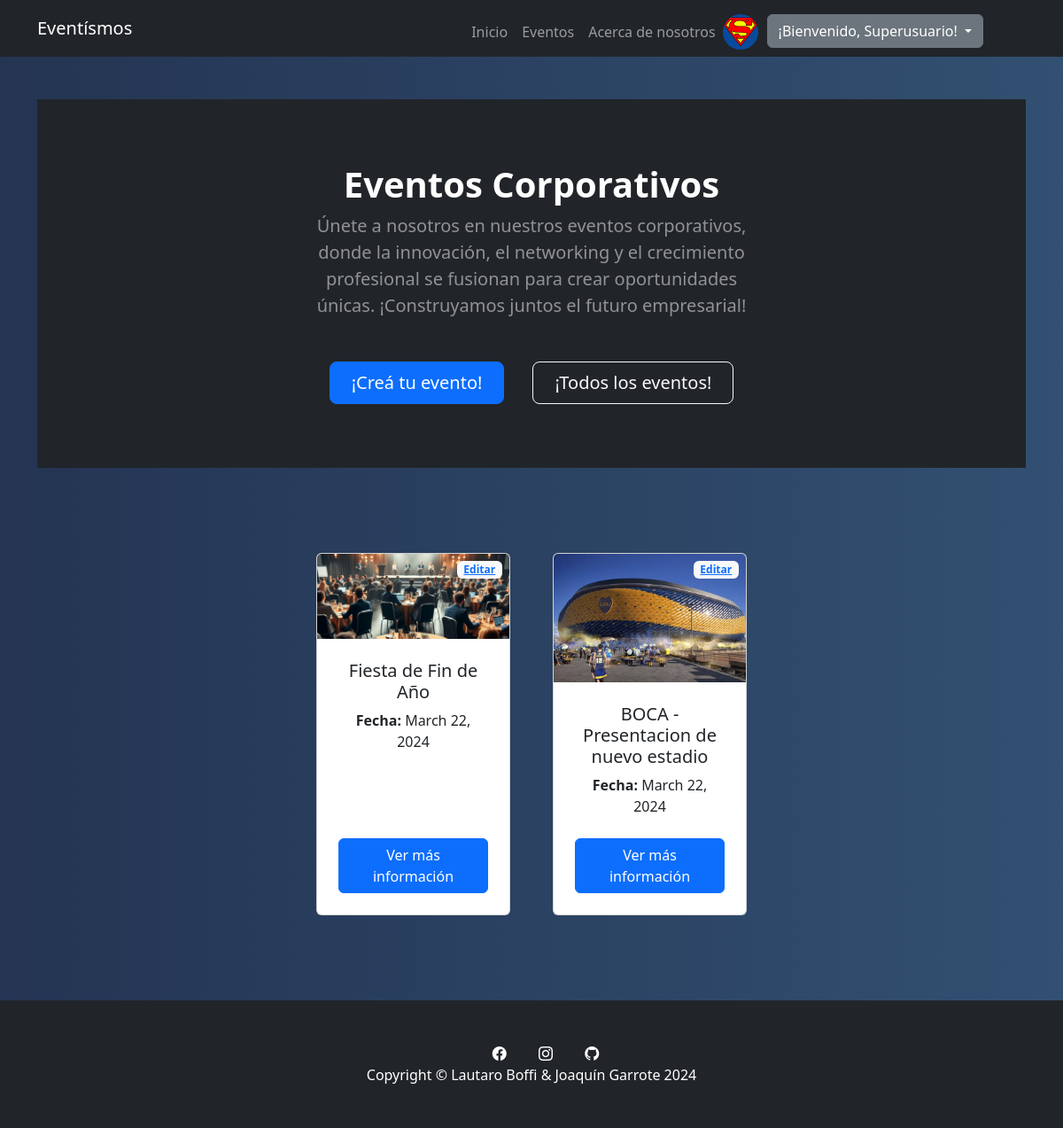
Screenshot of /appentrega/corporativos/ (signed in) with the database file from the repository.
### users/models.py (models this page shows, shortened)
class CustomUser(AbstractUser):
    first_name = models.CharField(max_length=30, blank=True)
    last_name = models.CharField(max_length=30, blank=True)
    profile_picture = models.ImageField(upload_to='profile_pictures/', null=True, blank=True)
    description = models.CharField(max_length=30, blank=True)

### appentrega/models.py (models this page shows, shortened)
class Evento(models.Model):
    CATEGORIA_CHOICES = [
        ("SinCategoria", "Sin categoría"),
        ("FestivalCorporativo", "Festival Corporativo"),
        ("FestivalMusical", "Festival Musical"),
        ("FestivalCine", "Festival Cine"),
        ("FestivalGastronomico", "Festival Gastronómico"),
        ("FestivalDeportivo", "Festival Deportivo"),
    ]
    nombre = models.CharField(max_length=40)
    categoria = models.CharField(max_length=40, choices=CATEGORIA_CHOICES)
    ubicacion = models.CharField(max_length=40)
    fecha = models.DateField()
    descripcion = models.CharField(max_length=10000)
    imagen = models.ImageField(upload_to='event_images/', null=True, blank=True)

### appentrega/views.py (the view)
# urls.py: path('corporativos/', views.corporativos, name="Corporativos"),
def corporativos(request):
    object_list = Evento.objects.all()
    return render(request, "appentrega/evento/categorias/corporativos.html", {'object_list': object_list})

### appentrega/templates/appentrega/evento/categorias/corporativos.html (shortened to what this page needs)
{% extends 'appentrega/base.html' %}
{% load static %}
{% block form %}
<header class="bg-dark py-5">
    <div class="container px-5">
        <div class="row gx-5 justify-content-center">
            <div class="col-lg-6">
                <div class="text-center mb-0 mt-4">
                    <h1 class="display-7 fw-bolder text-white mb-2">Eventos Corporativos</h1>
                </div>
                <div class="text-center mb-5 mt-0">
                    <p class="lead fw-normal text-white-50 mb-0">Únete a nosotros en nuestros eventos corporativos, donde la innovación, el networking y el crecimiento profesional se fusionan para crear oportunidades únicas. ¡Construyamos juntos el futuro empresarial!</p>
                </div>
                <div class="d-grid gap-3 d-sm-flex justify-content-sm-center mb-4 mt-4">
                    <a class="btn btn-primary btn-lg px-4 me-sm-3" href="{% url "CrearEvento" %}">¡Creá tu evento!</a>
                    <a class="btn btn-outline-light btn-lg px-4" href="{% url "ListaEvento" %}">¡Todos los eventos!</a>
                </div>
            </div>
        </div>
    </div>
</header>
<section class="py-5" id="features">
    <div class="container px-4 px-lg-5 mt-5">
        <div class="row gx-4 gx-lg-5 row-cols-2 row-cols-md-3 row-cols-xl-4 justify-content-center">
            {% for evento in object_list %}
                {% if evento.categoria == "FestivalCorporativo" %}
                    <div class="col mb-5">
                        <div class="card h-100">
                            <div class="badge bg-light text-black position-absolute" style="top: 0.5rem; right: 0.5rem">
                                <a href="{% url 'EditarEvento' evento.id %}">Editar</a>
                            </div>
                            {% if evento.imagen %}
                                <img class="card-img-top" src="{{ evento.imagen.url }}" alt="Evento Imagen" style="max-width: 450px; max-height: 300px" />
                            {% else %}
                                <p>No hay imagen disponible</p>
                            {% endif %}
                            <div class="card-body p-4">
                                <div class="text-center">
                                    <h5 class="card-title">{{ evento.nombre }}</h5>
                                    <p class="card-text"><strong>Fecha: </strong>{{ evento.fecha }}</p>
                                </div>
                            </div>
                            <div class="card-footer p-4 pt-0 border-top-0 bg-transparent">
                                <div class="text-center"><a href="{% url 'DetalleEvento' evento.id %}" class="btn btn-primary">Ver más información</a></div>
                            </div>
                        </div>
                    </div>
                {% endif %}
            {% endfor %}
        </div>
    </div>
</section>
{% endblock form %}

### appentrega/templates/appentrega/base.html (shortened to what this page needs)
<!DOCTYPE html>
<html lang="en">
  <head>
    {% load static %}
    <link href="https://cdn.jsdelivr.net/npm/bootstrap-icons@1.4.1/font/bootstrap-icons.css" rel="stylesheet" />
    <link href="{% static "css/styles.css" %}" rel="stylesheet" />
  </head>
  <body>
    <nav class="navbar navbar-expand-lg navbar-dark bg-dark w-100">
      <div class="container">
          <a class="navbar-brand" href="{% url "Inicio" %}">Eventísmos</a>
          <div class="collapse navbar-collapse" id="navbarSupportedContent">
              <ul class="navbar-nav ms-auto mt-2 mb-lg-0 me-5">
                  <li class="nav-item"><a class="nav-link" href="{% url "Inicio" %}">Inicio</a></li>
                  <li class="nav-item"><a class="nav-link" href="{% url "ListaEvento" %}">Eventos</a></li>
                  <li class="nav-item"><a class="nav-link" href="{% url "About" %}">Acerca de nosotros</a></li>
                  {% if request.user.is_authenticated %}
                      {% if user.profile_picture %}
                          <img src="{{user.profile_picture.url}}" alt="" class="rounded-circle profile-picture" style="height: 40px; width: 40px; margin-right: 10px;">
                      {% endif %}
                      <div class="dropdown">
                          <button class="btn btn-secondary dropdown-toggle" type="button" id="dropdownMenuButton1" data-bs-toggle="dropdown" aria-expanded="false">
                              ¡Bienvenido, {{ request.user.username }}!
                          </button>
                      </div>
                  {% endif %}
              </ul>
          </div>
      </div>
  </nav>
    <div class="container mt-5">
      {% block form %}
      {% endblock form %}
  </div>
  <footer class="py-5 bg-dark">
    <div class="container px-5">
        <p class="m-0 text-center text-white medium">
            <a href="#" class="text-white mx-3"><i class="bi bi-facebook bi-3x"></i></a>
            <a href="#" class="text-white mx-3"><i class="bi bi-instagram bi-3x"></i></a>
            <a href="#" class="text-white mx-3"><i class="bi bi-github bi-3x"></i></a>
            <br>
            Copyright &copy; Lautaro Boffi & Joaquín Garrote 2024
        </p>
    </div>
</footer>
  </body>
</html>

### rows the page displays
CustomUser: profile_picture (picture), user.username "Superusuario"
Evento: imagen (picture), nombre "Fiesta de Fin de Año", fecha "March 22, 2024"
Evento: imagen (picture), nombre "BOCA - Presentacion de nuevo estadio", fecha "March 22, 2024"
